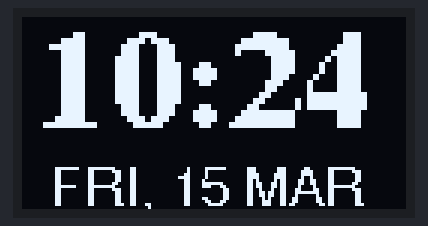
Bench run of a sketch on a simulated Arduino Uno, built with avr-gcc and run on an emulated ATmega328P. Parts: 128×64 one-colour display. The display library's start-up logo is not drawn; the local clock reads 2024-03-15 10:24:30 at power-on unless the sketch sets it; what the sketch prints to the serial monitor is not drawn.

Above: at 2.2 s.
At 30.3 s:
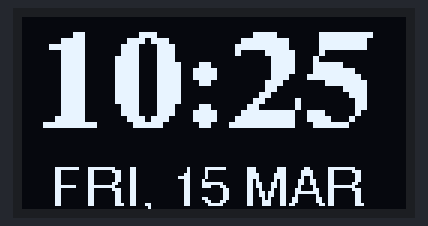
At 90.4 s:
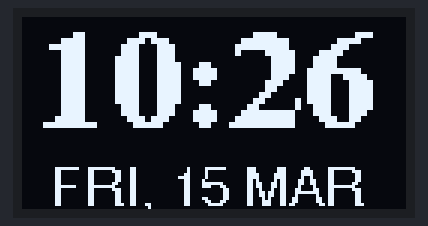

The sketch:

simple_oled_clock.ino
```cpp
#include <SPI.h>
#include <Wire.h>
#include <Adafruit_GFX.h>
#include <Adafruit_SSD1306.h>
#include <DS3231.h>

#include <ArduinoLog.h>
#include <Time.h>

#include <Fonts/FreeSerifBold12pt7b.h>
#include <Fonts/FreeSansBold12pt7b.h>
#include <Fonts/FreeMonoBold12pt7b.h>
#include <Fonts/FreeSans18pt7b.h>
#include <Fonts/FreeSans9pt7b.h>

#define countof(a) (sizeof(a) / sizeof(a[0]))


#define SCREEN_WIDTH 128 // OLED display width, in pixels
#define SCREEN_HEIGHT 64 // OLED display height, in pixels

// Declaration for an SSD1306 display connected to I2C (SDA, SCL pins)
#define OLED_RESET     4 // Reset pin # (or -1 if sharing Arduino reset pin)

Adafruit_SSD1306 display(SCREEN_WIDTH, SCREEN_HEIGHT, &Wire, OLED_RESET);

time_t myTime;
DS3231 clock;
RTCDateTime timenow;

int last_minute = 0;
boolean inited = false;

void setup()
{
  // start serial port:
  Serial.begin(9600);

  while (!Serial) {
    ; // wait for serial port to connect. Needed for native USB port only
  }

  Log.begin(LOG_LEVEL_NOTICE, &Serial);

  Log.notice("Preparing to start" CR);

  initOledDisplay();
  initRTC();

  Log.notice("Ready" CR);
}


void loop() {

  timenow = clock.getDateTime();
  DS3231_display();
  delay(1000);

}


void initRTC()
{
    Log.notice("Initialize DS3231" CR);
    clock.begin();
    //clock.setDateTime(__DATE__, __TIME__);
    timenow = clock.getDateTime();
}


void initOledDisplay()
{
  Log.notice("OLED Display" CR);

  if(!display.begin(SSD1306_SWITCHCAPVCC, 0x3C)) { // Address 0x3C for 128x64
    Serial.println(F("SSD1306 allocation failed"));
    for(;;); // Don't proceed, loop forever
  }

  display.setTextColor(WHITE, BLACK);

  // Show initial display buffer contents on the screen --
  // the library initializes this with an Adafruit splash screen.
  display.display();
  delay(2000); // Pause for 2 seconds

  // Clear the buffer
  display.clearDisplay();
  display.display();

  DS3231_display();

  inited=false;

}


void draw_text(byte x_pos, byte y_pos, char *text, byte text_size, const GFXfont *f = NULL) {
  display.setCursor(x_pos, y_pos);
  display.setTextSize(text_size);
  display.setFont(f);
  display.print(text);
  //display.display();
}


void DS3231_display()
{

  boolean shouldUpdate = (last_minute != timenow.minute)?true:false;

  if(shouldUpdate == true || inited == false)
  {
    Log.notice("Updating display" CR);

    String hhmm = "";
    String date_part_1 = "";
    String month = "";

    display.clearDisplay();

    if(timenow.hour<10)
    {
      hhmm = hhmm + "0" + timenow.hour;
    }
    else
    {
      hhmm = hhmm + "" + timenow.hour;
    }

    hhmm = hhmm + ":";

    if(timenow.minute<10)
    {
      hhmm = hhmm + "0" + timenow.minute;
    }
    else
    {
      hhmm = hhmm + "" + timenow.minute;
    }

    char hhmm_char[hhmm.length()+1];
    hhmm.toCharArray(hhmm_char, hhmm.length()+1);

    if(timenow.dayOfWeek == 1)
    {
      date_part_1 = date_part_1 + "MON";
    }
    else if(timenow.dayOfWeek == 2)
    {
      date_part_1 = date_part_1 + "TUE";
    }
    else if(timenow.dayOfWeek == 3)
    {
      date_part_1 = date_part_1 + "WED";
    }
    else if(timenow.dayOfWeek == 4)
    {
      date_part_1 = date_part_1 + "THU";
    }
    else if(timenow.dayOfWeek == 5)
    {
      date_part_1 = date_part_1 + "FRI";
    }
    else if(timenow.dayOfWeek == 6)
    {
      date_part_1 = date_part_1 + "SAT";
    }
    else if(timenow.dayOfWeek == 7)
    {
      date_part_1 = date_part_1 + "SUN";
    }

    date_part_1 = date_part_1 + ", ";

    if(timenow.day<10)
    {
      date_part_1 = date_part_1 + "0" + timenow.day;
    }
    else
    {
      date_part_1 = date_part_1 + "" + timenow.day;
    }


    if(timenow.month == 1)
    {
      date_part_1 = date_part_1 + " JAN";
    }
    else if(timenow.month == 2)
    {
      date_part_1 = date_part_1 + " FEB";
    }
    else if(timenow.month == 3)
    {
      date_part_1 = date_part_1 + " MAR";
    }
    else if(timenow.month == 4)
    {
      date_part_1 = date_part_1 + " APR";
    }
    else if(timenow.month == 5)
    {
      date_part_1 = date_part_1 + " MAY";
    }
    else if(timenow.month == 6)
    {
      date_part_1 = date_part_1 + " JUN";
    }
    else if(timenow.month == 7)
    {
      date_part_1 = date_part_1 + " JUL";
    }
    else if(timenow.month == 8)
    {
      date_part_1 = date_part_1 + " AUG";
    }
    else if(timenow.month == 8)
    {
      date_part_1 = date_part_1 + " SEP";
    }
    else if(timenow.month == 10)
    {
      date_part_1 = date_part_1 + " OCT";
    }
    else if(timenow.month == 11)
    {
      date_part_1 = date_part_1 + " NOV";
    }
    else if(timenow.month == 12)
    {
      date_part_1 = date_part_1 + " DEC";
    }


    char date_char[date_part_1.length()+1];
    date_part_1.toCharArray(date_char, date_part_1.length()+1);

    draw_text(5, 35, hhmm_char, 2, &FreeSerifBold12pt7b);
    draw_text(10, 62, date_char, 1, &FreeSans9pt7b);

    display.display();

    last_minute = timenow.minute;
    inited = true;
  }


}
```

Measured:
- what the display in image 0 shows lasts 28.1 s, from 2.1 s to 30.2 s
- what the display in image 1 shows lasts 60.1 s, from 30.2 s to 90.3 s
